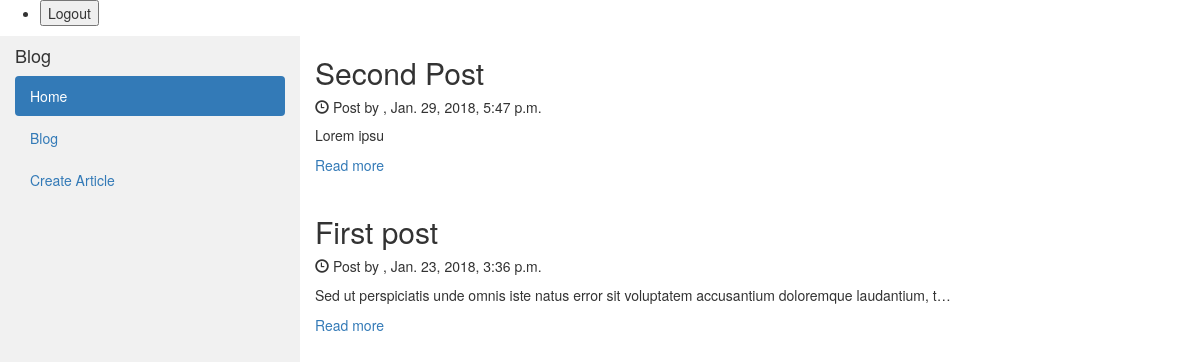
The page /blog/ on the database as committed earlier.
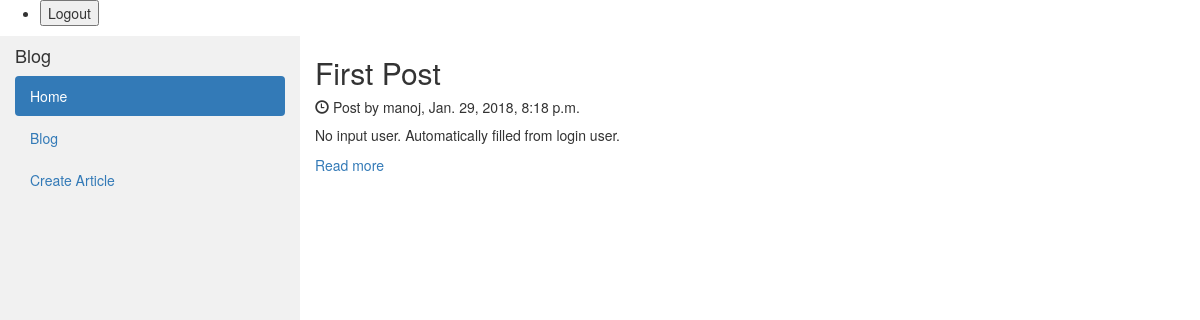
The same page on the database as committed later.
### articles/models.py (models this page shows, shortened)
class Articles(models.Model):
    title = models.CharField(max_length=100)
    body = models.TextField()
    author = models.ForeignKey(User, models.CASCADE, default=None)
    created_at = models.DateTimeField(auto_now_add = True)
    updated_at = models.DateTimeField(auto_now = True)

### articles/views.py (the view)
# urls.py: 2. Add a URL to urlpatterns:  path('blog/', include('blog.urls'))
def blog(request):
    blog = Articles.objects.all().order_by('-created_at')
    context = {'articles': blog}
    return render(request, 'articles/ListArticles.html', context)

### articles/templates/articles/ListArticles.html
{% extends 'articles/blog.html' %}
{% block content %}
  {% for article in articles %}
    <h2>{{ article.title }}</h2>
    <h5><span class="glyphicon glyphicon-time"></span> Post by {{ article.author }}, {{ article.created_at }}</h5>
    <p>{{ article.body|truncatechars:100 }}</p>
    <a href="{% url 'articles:article_detail' article.pk %}">Read more</a>
    <br><br>
  {% endfor %}
{% endblock %}

Rows that differ between the two databases and show on the page:
removed Articles: title "Second Post", created_at "Jan. 29, 2018, 5:47 p.m.", body "Lorem ipsu"
removed Articles: title "First post", created_at "Jan. 23, 2018, 3:36 p.m.", body "Sed ut perspiciatis unde omnis iste natus error sit voluptatem accusantium doloremque laudantium, t…"
added Articles: title "First Post", author "manoj", created_at "Jan. 29, 2018, 8:18 p.m.", body "No input user. Automatically filled from login user."
